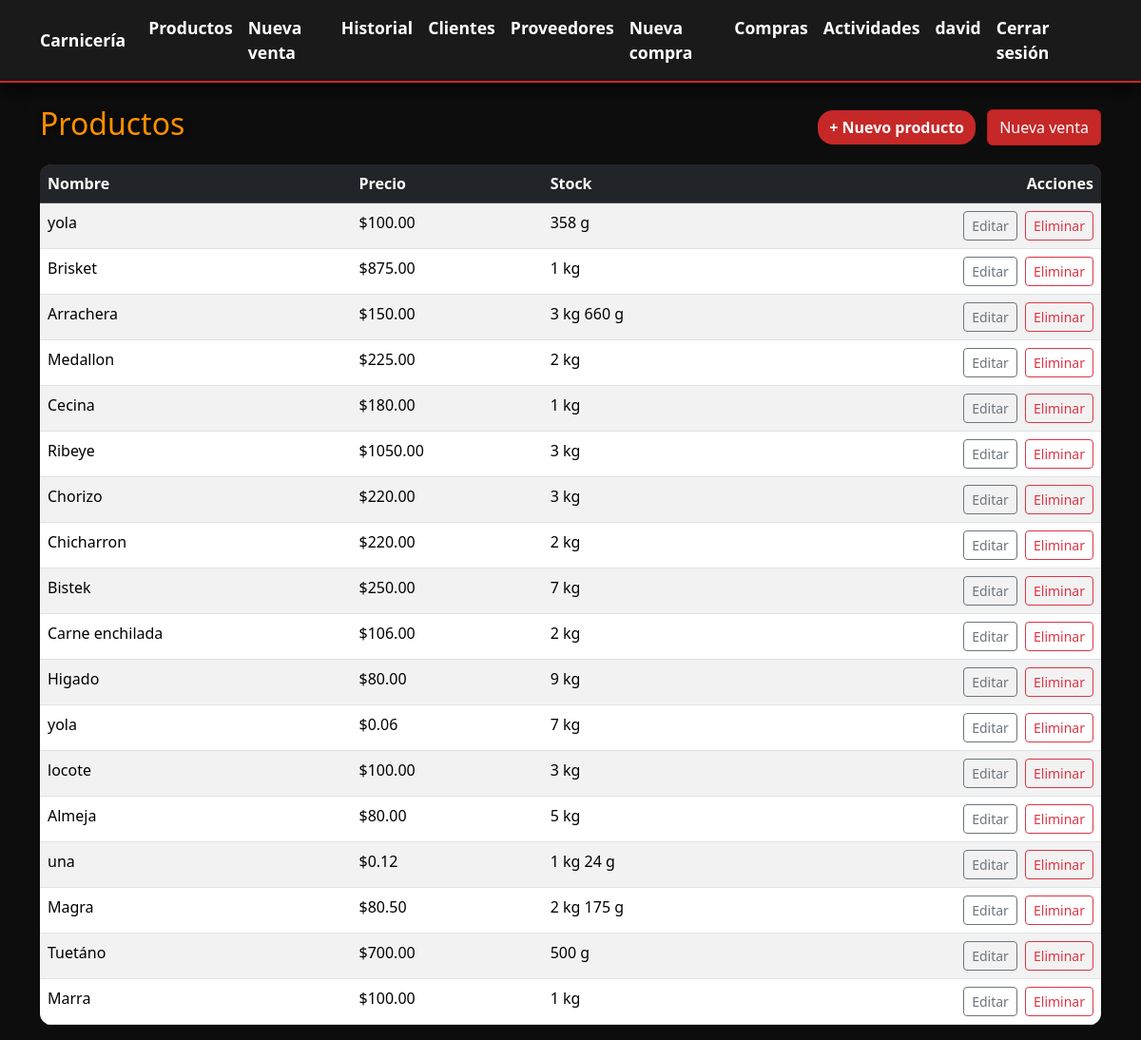
Page /productos/ (signed in) on the committed database.
### app/models.py (models this page shows, shortened)
class Usuario(AbstractUser):
    ROLES = (
        ('consulta', 'Consulta'),
        ('empleado', 'Empleado'),
        ('administrador', 'Administrador'),
    )
    rol = models.CharField(max_length=20, choices=ROLES, default='consulta')
    groups = models.ManyToManyField(
        'auth.Group',
        related_name='usuario_custom_groups',
        blank=True,
        help_text='Los grupos a los que pertenece este usuario.',
        verbose_name='Grupos'
    )
    user_permissions = models.ManyToManyField(
        'auth.Permission',
        related_name='usuario_custom_permissions',
        blank=True,
        help_text='Permisos específicos para este usuario.',
        verbose_name='Permisos'
    )

class Producto(models.Model):
    nombre = models.CharField(max_length=100)
    precio = models.DecimalField(max_digits=8, decimal_places=2, default=Decimal('0.00'))
    stock = models.DecimalField(max_digits=10, decimal_places=3, default=Decimal('0.000'))

### app/views.py (the view)
# urls.py: path('productos/', views.productos_lista, name='productos'),
@login_required
@rol_requerido('consulta', 'empleado', 'administrador')
def productos_lista(request):
    productos = Producto.objects.all()
    return render(request, "productos/lista.html", {"productos": productos})

### app/templatetags/utils.py (called while the page is built)
@register.filter(name='format_kilos_gramos')
def format_kilos_gramos(value):
    try:
        cantidad = Decimal(value)
    except:
        return value
    if cantidad < 1:
        gramos = round(cantidad * 1000)
        return f"{gramos} g"
    kilos = int(cantidad)
    gramos = round((cantidad - kilos) * 1000)
    if gramos > 0:
        return f"{kilos} kg {gramos} g"
    return f"{kilos} kg"

### app/templates/productos/lista.html (shortened to what this page needs)
{% extends "base.html" %}
{% load utils %}
{% block content %}
<div class="d-flex justify-content-between align-items-center mb-3">
  <h2>Productos</h2>
  <div>
    <a href="{% url 'productos_crear' %}" class="btn btn-primary">+ Nuevo producto</a>
    <a href="{% url 'ventas_nueva' %}" class="btn btn-success ms-2">Nueva venta</a>
  </div>
</div>
<table class="table table-striped table-hover">
  <thead class="table-dark">
    <tr>
      <th>Nombre</th>
      <th>Precio</th>
      <th>Stock</th>
      <th class="text-end">Acciones</th>
    </tr>
  </thead>
  <tbody>
    {% for producto in productos %}
    <tr>
      <td>{{ producto.nombre }}</td>
      <td>${{ producto.precio }}</td>
      <td>{{ producto.stock|floatformat:3|format_kilos_gramos }}</td>
      <td class="text-end">
        <a href="{% url 'productos_editar' producto.id %}" class="btn btn-sm btn-outline-secondary">Editar</a>
        <a href="{% url 'productos_eliminar' producto.id %}" class="btn btn-sm btn-outline-danger ms-1" onclick="return confirm('Eliminar producto?');">Eliminar</a>
      </td>
    </tr>
    {% empty %}
    <tr>
      <td colspan="4" class="text-center">No hay productos aun.</td>
    </tr>
    {% endfor %}
  </tbody>
</table>
{% endblock %}

### app/templates/base.html (shortened to what this page needs)
{% load static %}
<!doctype html>
<html lang="es">
  <head>
<link href="https://cdn.jsdelivr.net/npm/bootstrap@5.3.2/dist/css/bootstrap.min.css" rel="stylesheet">
  </head>
  <body>
    <nav class="navbar navbar-expand-lg">
      <div class="container">
        <a class="navbar-brand" href="{% url 'dashboard' %}">Carnicería</a>
        <div class="collapse navbar-collapse" id="navMain">
          <ul class="navbar-nav me-auto mb-2 mb-lg-0">
            {% if user.is_authenticated %}
                {% if user.rol in 'consulta empleado administrador' %}
                  <li class="nav-item"><a class="nav-link" href="{% url 'productos' %}">Productos</a></li>
                {% endif %}
                {% if user.rol in 'empleado administrador' %}
                  <li class="nav-item"><a class="nav-link" href="{% url 'ventas_nueva' %}">Nueva venta</a></li>
                  <li class="nav-item"><a class="nav-link" href="{% url 'ventas_historial' %}">Historial</a></li>
                  <li class="nav-item"><a class="nav-link" href="{% url 'clientes' %}">Clientes</a></li>
                  <li class="nav-item"><a class="nav-link" href="{% url 'proveedores' %}">Proveedores</a></li>
                  <li class="nav-item"><a class="nav-link" href="{% url 'compras_nueva' %}">Nueva compra</a></li>
                  <li class="nav-item"><a class="nav-link" href="{% url 'compras_historial' %}">Compras</a></li>
                  <li class="nav-item"><a class="nav-link" href="{% url 'registro_actividades' %}">Actividades</a></li>
                {% endif %}
            {% endif %}
          </ul>
          <ul class="navbar-nav ms-auto">
            {% if user.is_authenticated %}
              <li class="nav-item"><span class="nav-link text-light">{{ user.username }}</span></li>
              <li class="nav-item"><a class="nav-link text-warning" href="{% url 'logout' %}">Cerrar sesión</a></li>
            {% else %}
              <li class="nav-item"><a class="nav-link" href="{% url 'login' %}">Iniciar sesión</a></li>
            {% endif %}
          </ul>
        </div>
      </div>
    </nav>
<div class="container mt-4">
  {% block content %}{% endblock %}
</div>
  </body>
</html>

### app/templates/base.html (style rules this page uses)
body { font-family: 'Segoe UI', Tahoma, Geneva, Verdana, sans-serif; background-color: #0d0d0d; color: #f2f2f2; }
.navbar { background-color: #1a1a1a !important; box-shadow: 0 6px 20px rgba(0,0,0,0.8); border-bottom: 2px solid #c62828; }
.navbar .nav-link, .navbar .navbar-brand { color: #ffffff !important; font-weight: 700; font-size: 1.1rem; }
.btn-success { background-color: #c62828; border-color: #b71c1c; color: #fff !important; }
.table { border-radius: 0.75rem; overflow: hidden; background-color: #1e1e1e; color: #ffffff; }
.table thead { background-color: #c62828 !important; color: #ffffff !important; font-weight: bold; }
h2, h3, h4, h5 { color: #ff8f00 !important; text-shadow: 1px 1px 6px rgba(0,0,0,0.8); }
a { text-decoration: none; color: #ffb74d; }
.btn-primary { background-color: #c62828; border: none; color: #fff; border-radius: 1rem; font-weight: 600; }

### rows in the picture
Usuario: username "david"
Producto: nombre "yola", precio "100.00", stock "358 g"
Producto: nombre "Brisket", precio "875.00", stock "1 kg"
Producto: nombre "Arrachera", precio "150.00", stock "3 kg 660 g"
Producto: nombre "Medallon", precio "225.00", stock "2 kg"
Producto: nombre "Cecina", precio "180.00", stock "1 kg"
Producto: nombre "Ribeye", precio "1050.00", stock "3 kg"
Producto: nombre "Chorizo", precio "220.00", stock "3 kg"
Producto: nombre "Chicharron", precio "220.00", stock "2 kg"
Producto: nombre "Bistek", precio "250.00", stock "7 kg"
Producto: nombre "Carne enchilada", precio "106.00", stock "2 kg"
Producto: nombre "Higado", precio "80.00", stock "9 kg"
Producto: nombre "yola", precio "0.06", stock "7 kg"
Producto: nombre "locote", precio "100.00", stock "3 kg"
Producto: nombre "Almeja", precio "80.00", stock "5 kg"
Producto: nombre "una", precio "0.12", stock "1 kg 24 g"
Producto: nombre "Magra", precio "80.50", stock "2 kg 175 g"
Producto: nombre "Tuetáno", precio "700.00", stock "500 g"
Producto: nombre "Marra", precio "100.00", stock "1 kg"
